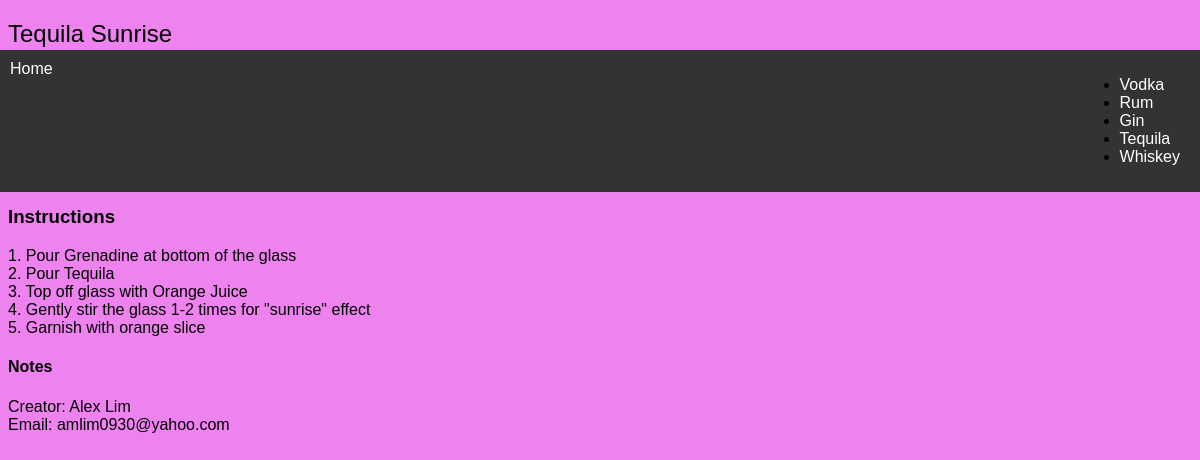
The page /tequila/tequila_display/1 on the database its author committed.
### cocktail_book/models.py (models this page shows)
class Tequila(models.Model):
    name = models.CharField(max_length=200)
    ingredients = models.TextField(max_length='1000', default='')
    instructions = models.TextField(max_length='1000', default='')
    notes = models.TextField(max_length='1000', default='')
    image = models.ImageField(upload_to='img/', default='')

### cocktail_book/views.py (the view)
# urls.py: path('tequila/tequila_display/<int:id>', views.tequila_display, name="tequila_display"),
def tequila_display(request, id):
    tequila_entry = Tequila.objects.get(id=id)
    template = loader.get_template('tequila_display.html')
    context = {
        'tequila_entry': tequila_entry,
    }
    return HttpResponse(template.render(context, request))

### cocktail_book/templates/tequila_display.html (shortened to what this page needs)
{% extends 'base.html' %}
{% load static %}
{% block content %}
<section>
    <h1>{{tequila_entry.name}}</h1>
    <h2>Ingredients</h2>
        <p>{{ tequila_entry.ingredients|linebreaks }}</p>
    <h3>Instructions</h3>
        <p>{{ tequila_entry.instructions|linebreaks }}</p>
    <h4>Notes</h4>
</section>
{% endblock %}

### cocktail_book/static/style.css (style rules this page uses)
body { background-color: #EE82EE; font-family: 'Lucida Sans', 'Lucida Sans Regular', 'Lucida Grande', 'Lucida Sans Unicode', Geneva, Verdana, sans-serif; }
h1 { font-family: 'Lucida Sans', 'Lucida Sans Regular', 'Lucida Grande', 'Lucida Sans Unicode', Geneva, Verdana, sans-serif; font-size: x-large; font-weight: 200; }
p { font-family: 'Lucida Sans', 'Lucida Sans Regular', 'Lucida Grande', 'Lucida Sans Unicode', Geneva, Verdana, sans-serif; }

### rows shown on the page
Tequila: name "Tequila Sunrise", instructions "1. Pour Grenadine at bottom of the glass 2. Pour Tequila 3. Top off glass with Orange Juice 4. Gently stir the glass 1-2 times for \"sunrise\" effect 5. Garnish with orange slice"
